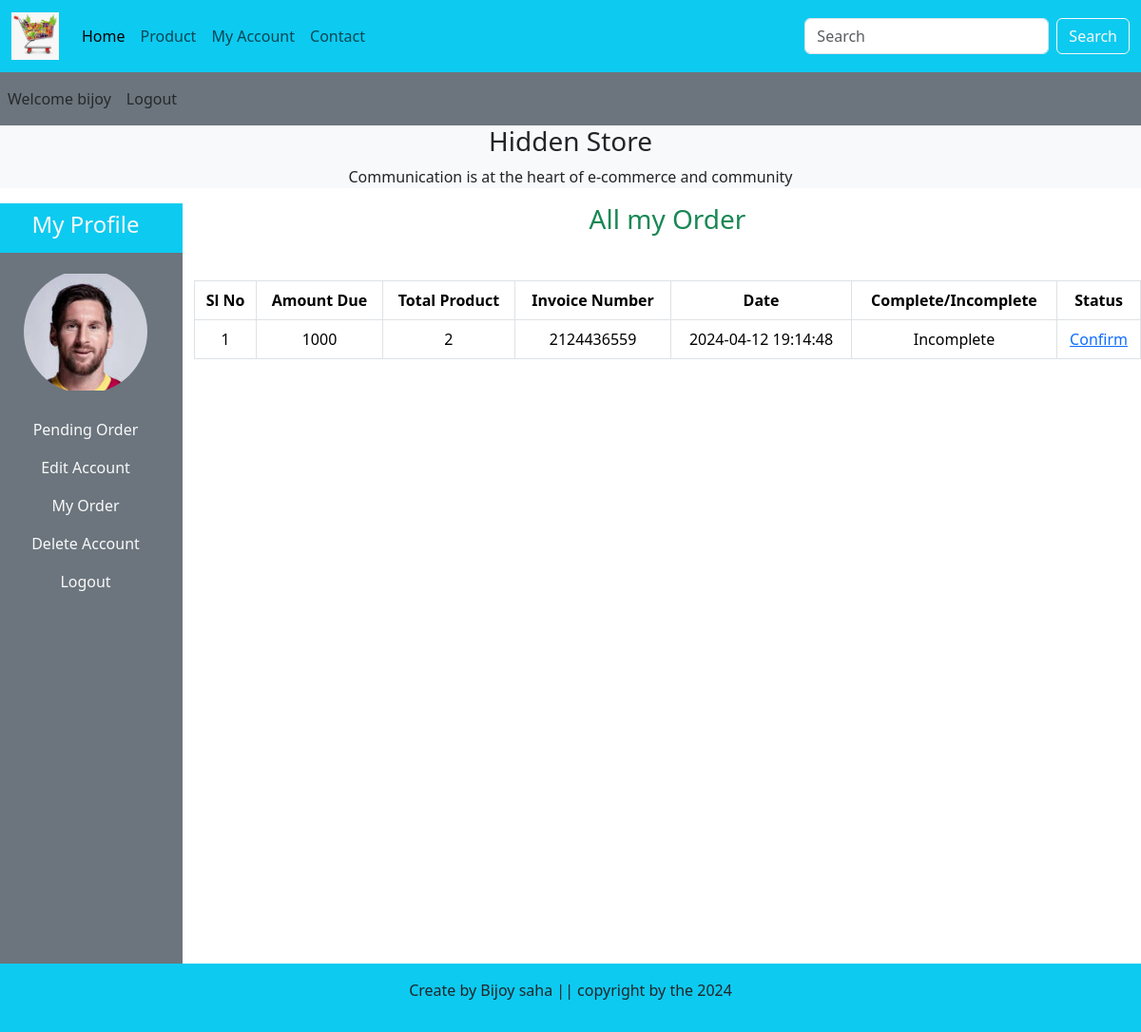
Screenshot of /user_area/user_profile.php?my_order (signed in) with the database file from the repository.
### tables this page shows
CREATE TABLE `user` (
  `user_id` int(11) NOT NULL,
  `username` varchar(100) NOT NULL,
  `user_email` varchar(250) NOT NULL,
  `user_password` varchar(255) NOT NULL,
  `user_image` varchar(100) NOT NULL,
  `user_ip` varchar(100) NOT NULL,
  `user_address` varchar(255) NOT NULL,
  `user_mobile` varchar(20) NOT NULL
);

CREATE TABLE `order_table` (
  `order_id` int(11) NOT NULL,
  `user_id` int(11) NOT NULL,
  `amount_due` int(255) NOT NULL,
  `invoies_number` int(255) NOT NULL,
  `total_product` int(255) NOT NULL,
  `order_date` timestamp NOT NULL DEFAULT current_timestamp() ON UPDATE current_timestamp(),
  `order_status` varchar(255) NOT NULL
);

### user_area/my_order.php (the view, shortened to what this page needs)
<!DOCTYPE html>
<html lang="en">
<head>
	<link href="https://cdn.jsdelivr.net/npm/bootstrap@5.3.3/dist/css/bootstrap.min.css" rel="stylesheet">
</head>
<body>
	<h3 class="text-success text-center mb-5">All my Order</h3>
	<table class="table table-bordered text-center" class="bg-info">
			<?php
				$username = $_SESSION['username'];
				$select_user = "SELECT * FROM user WHERE username = '$username'";
				$select_query = mysqli_query($conn,$select_user);
				$select_result = mysqli_fetch_assoc($select_query);
				$user_id = $select_result['user_id'];
				$sql = "SELECT * FROM order_table WHERE user_id = $user_id";
				$query = mysqli_query($conn,$sql);
				$result = mysqli_num_rows($query);
				 $si = 0;
				if($result > 0){
					echo "<thead class='bg-info'>
							<tr>
								<th>Sl No</th>
								<th>Amount Due</th>
								<th>Total Product</th>
								<th>Invoice Number</th>
								<th>Date</th>
								<th>Complete/Incomplete</th>
								<th>Status</th>
							</tr>
						</thead>
						<tbody class='bg-secondary text-light'>";
					while ($row = mysqli_fetch_assoc($query)) {
					    $amount_due = $row['amount_due'];
					    $order_id = $row['order_id'];
					    $total_product = $row['total_product'];
					    $invoice = $row['invoies_number'];
					    $date = $row['order_date'];
					    $order_status = $row['order_status'];
					    if($order_status=='pending'){
					    	$order_status = "Incomplete";
					    }else {
					    	$order_status = "complete";
					    }
					    $si++;
					    echo "<tr>
									<td>$si</td>
									<td>$amount_due</td>
									<td>$total_product</td>
									<td>$invoice</td>
									<td>$date</td>
									<td>$order_status</td>
									";
									if($order_status=="complete"){
										echo "<td>Paid</td>";
									}else{
										echo "<td><a href='confirm_payment.php?order_id=$order_id'>Confirm</a></td>
							</tr>";
									}
					}
				}else{
					echo "<p class='text-center f-5 f-bold text-info'>Your Have No Item Ordered</p>";
				}
			?>
		</tbody>
	</table>
</body>
</html>

### user_area/user_profile.php (shortened to what this page needs)
<?php
include "../functions/common_function.php";
?>
<!DOCTYPE html>
<html lang="en">
<head>
	<link rel="stylesheet" href="https://cdnjs.cloudflare.com/ajax/libs/font-awesome/6.5.1/css/all.min.css"/>
	<link href="https://cdn.jsdelivr.net/npm/bootstrap@5.3.3/dist/css/bootstrap.min.css" rel="stylesheet">
	<link rel="stylesheet" href="../style.css" type="text/css">
</head>
<body>
	<div class="container-fluid bg-info p-0">
		<nav class="navbar navbar-expand-lg">
		  <div class="container-fluid">
		    <a class="navbar-brand" href="../index.php"><img src="../images/logo.jpg" alt="" class="logo"></a>
		    <div class="collapse navbar-collapse" id="navbarSupportedContent">
		      <ul class="navbar-nav me-auto mb-2 mb-lg-0">
		        <li class="nav-item">
		          <a class="nav-link active" aria-current="page" href="../index.php">Home</a>
		        </li>
		        <li class="nav-item">
		          <a class="nav-link" href="../all_product.php">Product</a>
		        </li>
		        <?php
		        	if(isset($_SESSION['username'])){
		        		echo "<li class='nav-item'>
		          	<a class='nav-link' href='user_profile.php'>My Account</a>
		        	</li>";
		        	}else{
		        		echo "<li class='nav-item'>
		          	<a class='nav-link' href='user_registation.php'>Register</a>
		        	</li>";
		        	}
		        ?>
		        <li class="nav-item">
		          <a class="nav-link" href="#">Contact</a>
		        </li>
		      </ul>
		      <form class="d-flex" role="search" action="search.php" method="get">
		        <input class="form-control me-2" type="text" name="search" placeholder="Search" aria-label="Search">
		        <input type="submit" name="submit" value="Search" class="btn btn-outline-light">
		      </form>
		    </div>
		  </div>
		</nav>
	</div>
<div class="navbar navbar-expand-lg bg-secondary navber-dark">
	<ul class="navbar-nav me-auto">
		<?php
			if(!isset($_SESSION['username'])){
				echo "<li class='nav-item'>
		    <a class='nav-link' href=''>Welcome Guest</a>
	  		</li>";
			}else{
				echo "<li class='nav-item'>
		    <a class='nav-link' href='#'>Welcome ". $_SESSION['username']." </a>
	  		</li>";
			}
		?>
	 	<?php
	 		if(!isset($_SESSION['username'])){
	 			echo "<li class='nav-item'>
		    <a class='nav-link' href='user_login.php'>Login</a>
	  		</li>";
	 		}else {
	 			echo "<li class='nav-item'>
		    <a class='nav-link' href='logout.php'>Logout</a>
	  		</li>";
	 		}
	 	?>
	</ul>
</div>
<div class="bg-light">
	<h3 class="text-center">Hidden Store</h3>
	<p class="text-center">Communication is at the heart of e-commerce and community</p>
</div>
<div class="row ">
	<div class="col-md-2 bg-danger p-0">
		<ul class="navbar-nav me-auto text-center bg-secondary" style="height: 100vh;">
			<li class="nav-item bg-info">
			   <a class="nav-link text-light" href="#"><h4>My Profile</h4></a>
		  </li>
		  <?php
		  	$user = $_SESSION['username'];
		  	$select_img = "SELECT * FROM user WHERE username = '$user'";
		  	$img_query = mysqli_query($conn,$select_img);
		  	$resutl = mysqli_fetch_assoc($img_query);
		  	$images = $resutl['user_image'];
		  ?>
			<li class="nav-item">
			   <a class="nav-link text-light" href="#"><img src="user_images/<?= $images; ?>" class="profile-pik" alt=""></a>
		  </li>
		  <li class="nav-item">
			   <a class="nav-link text-light" href="user_profile.php">Pending Order</a>
		  </li>
		  <li class="nav-item">
			   <a class="nav-link text-light" href="user_profile.php?edit_account">Edit Account</a>
		  </li>
		  <li class="nav-item">
			   <a class="nav-link text-light" href="user_profile.php?my_order">My Order</a>
		  </li>
		  <li class="nav-item">
			   <a class="nav-link text-light" href="user_profile.php?delete_account">Delete Account</a>
		  </li>
		  <li class="nav-item">
			   <a class="nav-link text-light" href="logout.php">Logout</a>
		  </li>
		</ul>
	</div>
	<div class="col-md-10 text-center">
		<?php
			if(isset($_GET['my_order'])){
				include "my_order.php";
			}
		?>
	</div>
</div>
<div class="container-fluid bg-info text-center p-3">
	<p>Create by Bijoy saha || copyright by the <?php echo date("Y"); ?></p>
</div>
</body>
</html>

### style.css (style rules this page uses)
* { margin: 0; padding: 0; box-sizing: border-box; }
html { overflow-x: hidden; }
.logo { width: 50px; height: 50px; }
.profile-pik { width: 150px; margin: auto; height: 150px; object-fit: contain; display: block; border-radius: 50%; padding: 10px; }

### rows the page displays
user: user_image (picture)
order_table: amount_due "1000", total_product "2", invoies_number "2124436559", order_date "2024-04-12 19:14:48", order_status "Incomplete"

### other values shown
$_SESSION['username'] "bijoy"
